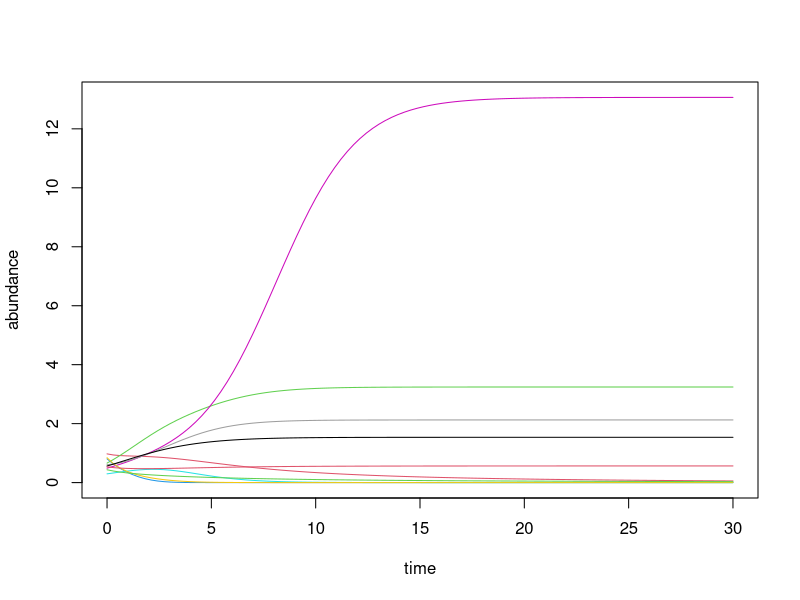
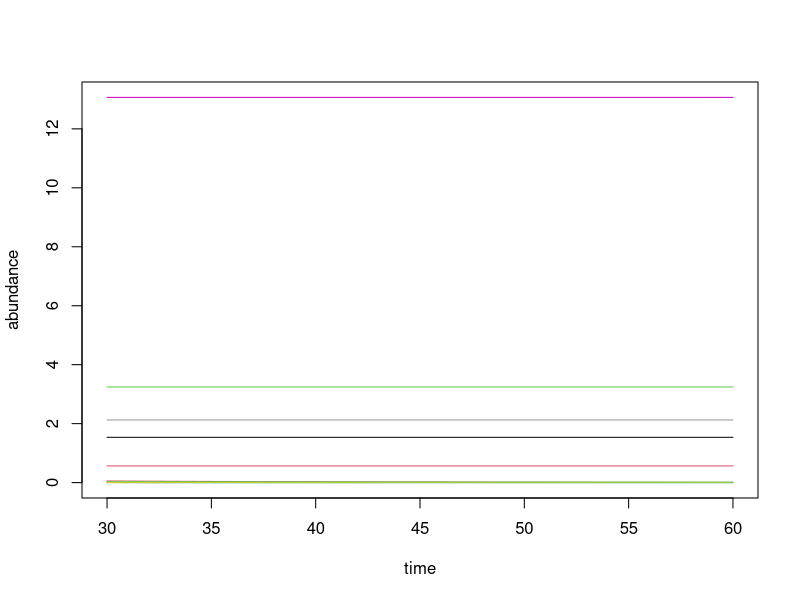
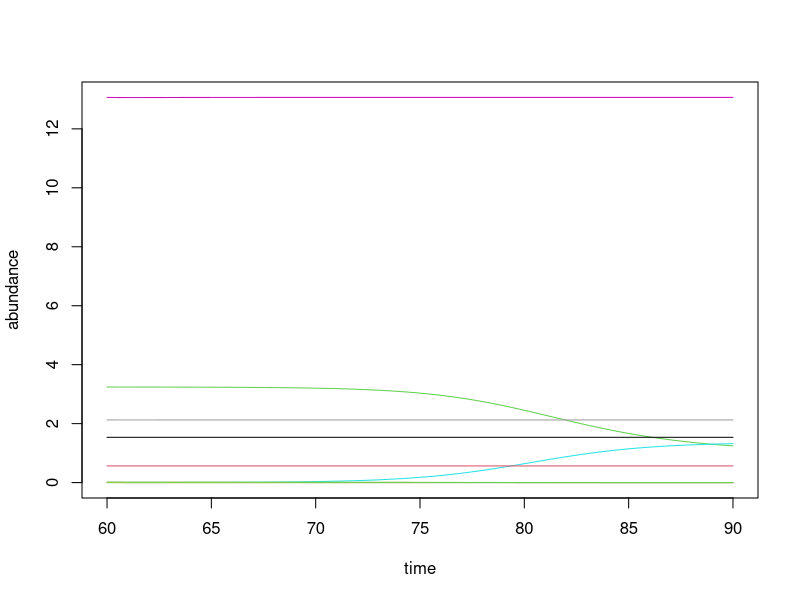
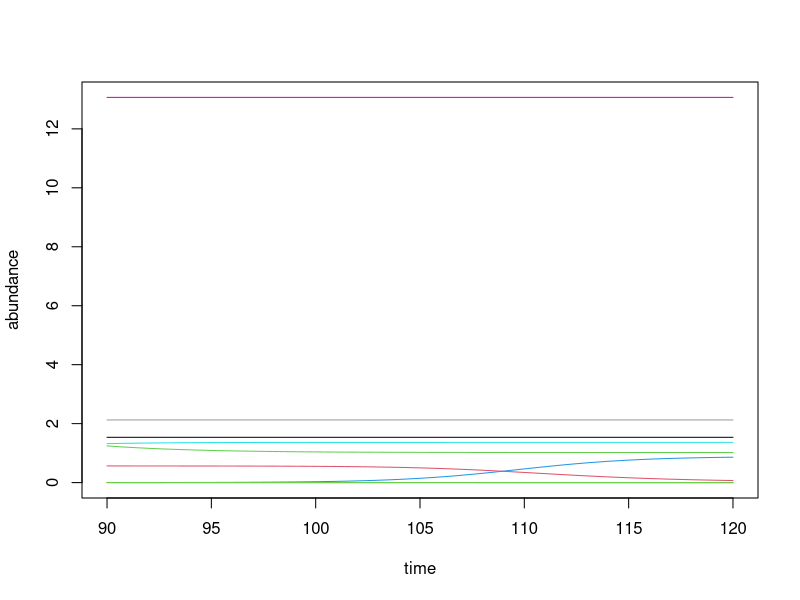
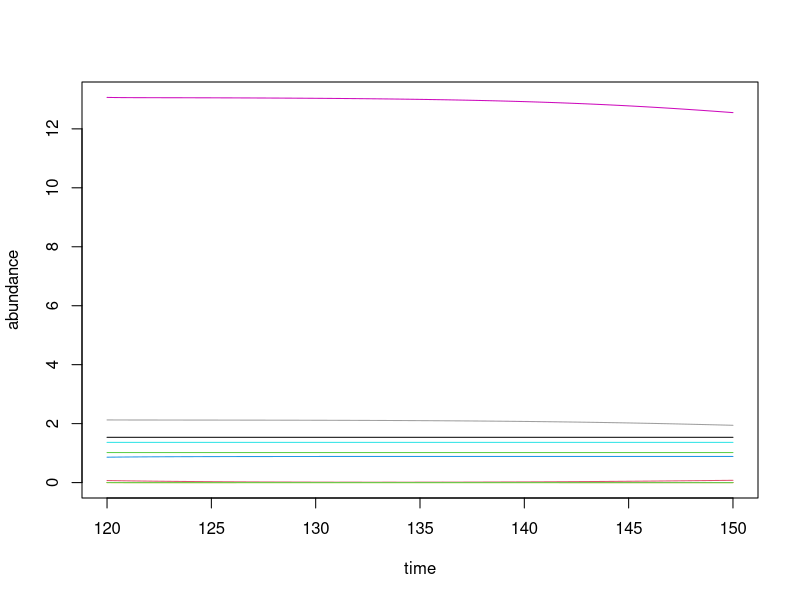
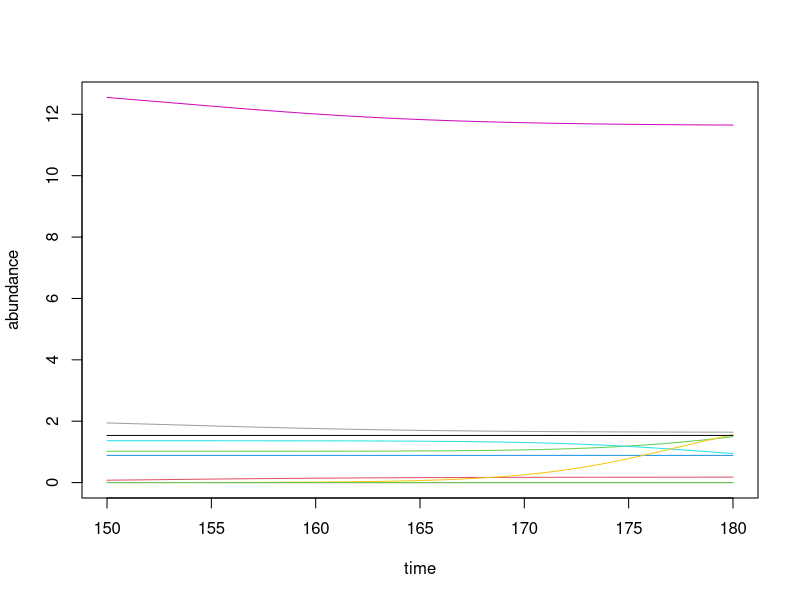
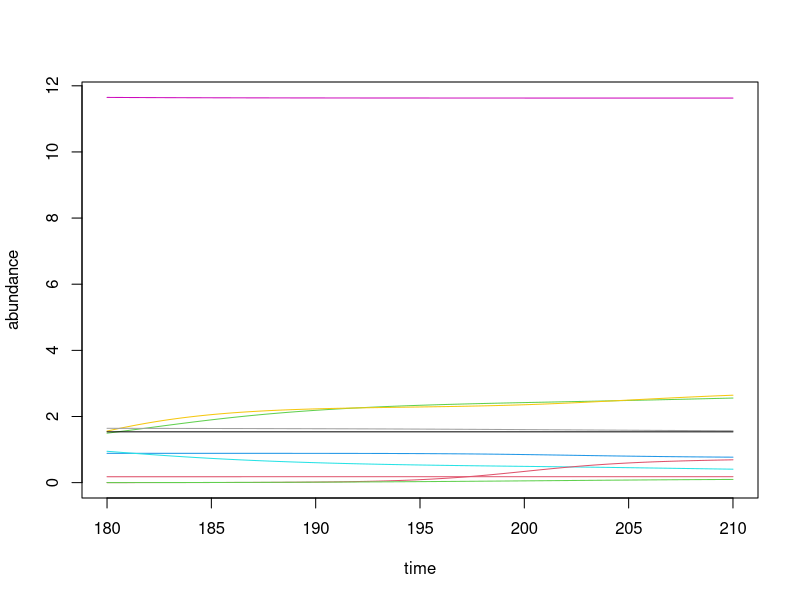
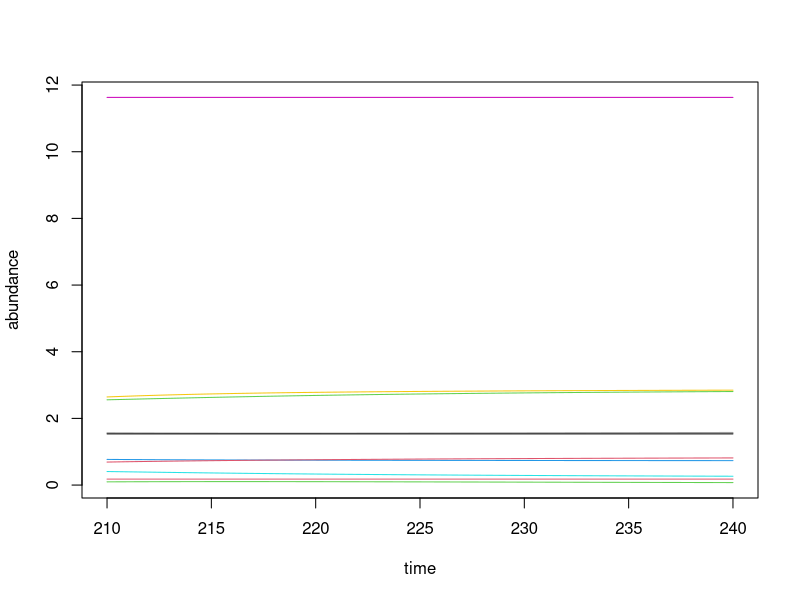

These figures' R source, in order:
######################################################################
### Stability of ecosystems: Lotka-Volterra Multispecies model
######################################################################

###################################
# FUNCTION DEFINITIONS
###################################

###
# lvm(t,x,parms)
# Use:    Function to calculate derivative of multispecies Lotka-Volterra equations
# Input:
#     t: time (not used here, because there is no explicit time dependence)
#     x: vector containing the current abundance of all species
#     parms:     dummy variable, which is not used here (normally used to pass on
#        parameter values, but not needed here because a and r are defined globally)
# Output:
#    dx: derivative of Lotka-Volterra equations at point x
lvm <- function(t,x,parms){
  dx <- (r - a %*% x) * x
  list(dx)
}

###
# n.integrate(time,init.x,model)
# Use:    Numerical integration of model
# Input:
#     t:     list with elements time$start, time$end, and time$steps, giving start and
#        endpoint of integration and the number of time points in between
#     init.x: vector containing initial values (at time = time$start) of all species
#     model:     name of the function to integrate (here lvm)
# Output:
#    data frame with n+1 columns. The first column contains the time points at which
#    x is evaluated. The next n columns are the values of the n species at these
#    time points
# Description:
# Generates a vector of time points for the integration and uses function lsoda (from library
# odesolve) to integrate the model
n.integrate <- function(time=time,init.x= init.x,model=model){
  t.out <- seq(time$start,time$end,length=time$steps)
  as.data.frame(lsoda(init.x,t.out,model,parms=parms))
}

###
# cutoff(out,tol)
# Use: Get index of species (i) that are extinct (i.e. whose frequency is smaller than tol)
#      (ii) species that survive (i.e. whose freq is larger than tol) and (iii) return a vector
#      of the abundance of species, in which those with freq < tol are set to 0.
# Input:
#    out:     This is the output of n.integrate (i.e. a data frame with a column for the
#        time points and the abundance of the n species)
#    tol:    The threshold value below which a species is considered to be extinct
# Output:
#    list with three entries
#    (i) indices of species that are extinct
#       (ii) indices of species that survive
#       (iii) vector of species abundances where those with freq < tol are set to 0. (This vector
#    can be used as the new initial conditions to continue the integration of the model
# Description:
#    Takes output of n.integrate and determines which species
#    are more abundant than tol at the last time point.

cutoff <- function(out,tol){
  n.end <- length(out[,1])
  frequency <- out[n.end,2:(n+1)] #Note that species abundance is in columns 2 to n+1
  extinct <- which(frequency<tol)
  survive <- which(frequency>=tol)
  frequency[extinct] <- 0
  list(extinct=extinct,survive=survive,freq=as.numeric(frequency))
}

###
# generate.parameters(mat,rep,index,sparse)
# Use:      Gets reproduction rate and interaction matrix and generates new reproduction rates and interaction
#     coefficients of species with given set of indices
# Input:
#    mat:    current matrix of interaction coefficients
#    rep:    current reproduction rates of the species
#    index:     vector of indices of species for which new parameters have to be created (use for
#        example output of cutoff() as indices for extinct species)
#    sparse:    Sparsity of interaction matrix. The parameters sparse controls how many
#        interactions are set to 0. sparse has to between 0 and 1, where sparse = 1
#        corresponds to full connectivity.
# Output:
#    list containing updated reproduction rates and interaction matrix
generate.parameters <- function(mat,rep,index,sparse){
  length.index <- length(index)
  # generate random reproduction rates for species with indices in index vector
  rep[index]=runif(length.index)
  # generate uniformly distributed random interaction coefficients to replace rows of
  # interaction matrix with corresponding indices
  m1 <- matrix(runif(n*length.index),ncol=n)
  # generate matrix of 0's and 1's as a function of sparse (using rbinom())
  m2 <- matrix(rbinom(n*length.index,1,sparse),ncol=n)
  # replace the corresponding rows in the interaction matrix
  mat[index,] <- m1*m2
  # Do the same for the columns
  mat[,index] <- matrix(runif(n*length.index),nrow=n)*matrix(rbinom(n*length.index,1,sparse),nrow=n)
  # make sure that diagonal elements are not zero (i.e. regenerate random coefficients for diag elements)
  diag(mat)[index] <- runif(length.index)
  list(matrix=mat,reproduction=rep)
}

### Plotting routines
###
# plot.lvm.time(out)
# Use:    Plots all species against time
# Input:
#    out: output of n.integrate
plot.lvm.time <- function(out){
  n <- length(out[1,])-1
  t.range <- range(out[,1])
  y.range <- range(out[,2:(n+1)])
  plot(t.range,y.range,xlab="time",ylab="abundance",type="n")
  for (i in c(2:(n+1))) {lines(out[,1],out[,i],col=i)}
}

###
# plot.matrix(matrix,index)
# Use:    Plot interaction matrix (setting all species in index to zero)
# Input:
#    matrix: interaction matrix
#    index:    indices of species that are set to 0. (These would be the species
#         indices determined by function cutoff() that are set to zero because
#        the species abundance is smaller than tol).
plot.matrix <- function(matrix,index){
  m <- matrix
  m[index,] <-0
  m[,index] <-0
  image(t(m),axes=F,zlim=c(0,1),col=gray(c(32:0)/32),xlab="species affected",ylab="species affecting")
  axis(1, at = seq(0,1,length=n),labels = 1:n)
  axis(2, at = seq(0,1,length=n),labels = 1:n)
}

###
# plot.frequency(out)
# Use: Plots abundance of species at the end of simulation
# Input:
#     out: output of n.integrate()
# Plot frequency at end of simulation
plot.frequency <- function(out) {
  plot(c(1:n), out[length(out[,1]),2:(n+1)],type="h",xlab="species index",ylab="abundance")
}

###########################
# MAIN PROGRAM
###########################

### LOAD LIBRARIES
#load R library for ordinary differential equation solvers
library(deSolve)

### INITIALIZE PARAMETER SETTINGS
# Integration window
time<- list(start=0,end=30,steps=100)
# dummy variable for lvm() function defined above
parms <- c(0) ### dummy variable (can have any numerical value)
# Number of Species
n<-10
# Sparsity of interaction matrix (0<sparse<1) [sparse = 1 ==> full connectivity]
sparse <- 0.2
# Generate parameters
# first generate reproduction vector and interaction matrix containing only zeros.
r <- numeric(n)
a <- matrix(0,nrow=n,ncol=n)
# Now generate random numbers for parameters according to function generate.parameters
tmp <- generate.parameters(a,r,c(1:n),sparse)
r <- tmp$reproduction
a <- tmp$matrix
# Initial conditions (i.e. frequencies of n species at time = time$start)
init.x <- runif(n)
# Threshold at which species are assumed to be extinct
tol <- 0.0001

### Example for a loop that integrates the LVM and allows new species to invade
outt <- init.x
for (i in c(1:20)){
  # integrate lvm model
  out <-n.integrate(time=time,init.x=init.x,model=lvm)
  # plot time course
  plot.lvm.time(out)
  # save out and attach it to outt
  outt <- rbind(outt,out)
  # determine which species went extinct and which survived
  tmp <- cutoff(out,tol)
  # save index of extinct species (i.e. species with frequency smaller than tol)
  index.extinct <- tmp$extinct
  # generate new parameters (reproduction rates and interaction coefficients) to replace extinct species
  tmp2 <- generate.parameters(a,r,index.extinct,sparse)
  a <- tmp2$matrix
  r <- tmp2$reproduction
  # generate new init.x to continue integration
  init.x <- tmp$freq
  # introduce new species with a frequency of 10* tol
  init.x[index.extinct] <- 10* tol
  # generate new time window to continue integration
  time <- list(start=time$end, end = time$end+time$end-time$start,
               steps=100)
}
# plot entire time course
plot.lvm.time(outt)
